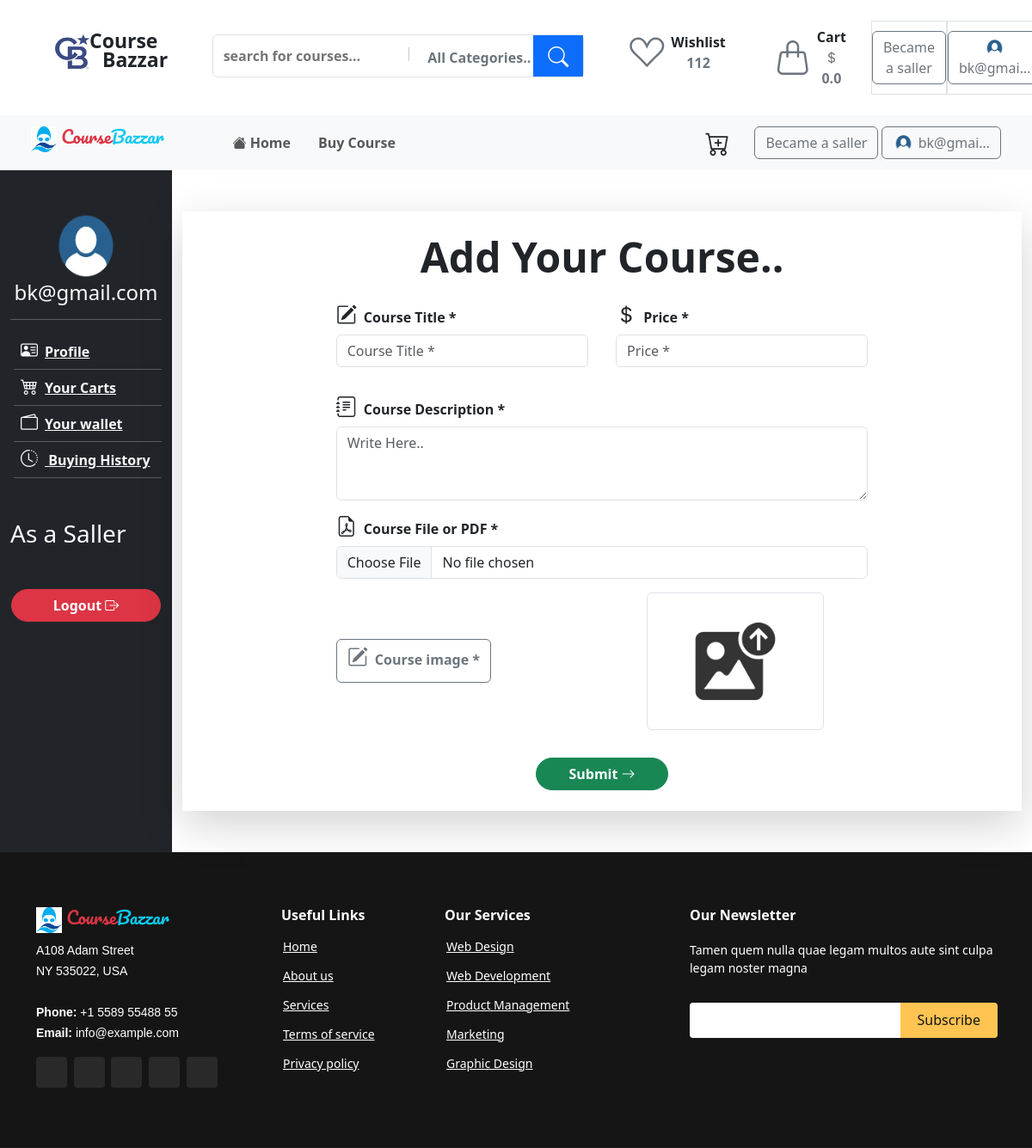
/customer/deshboard/addcourse/ (signed in), run on an earlier commit of the app's database.
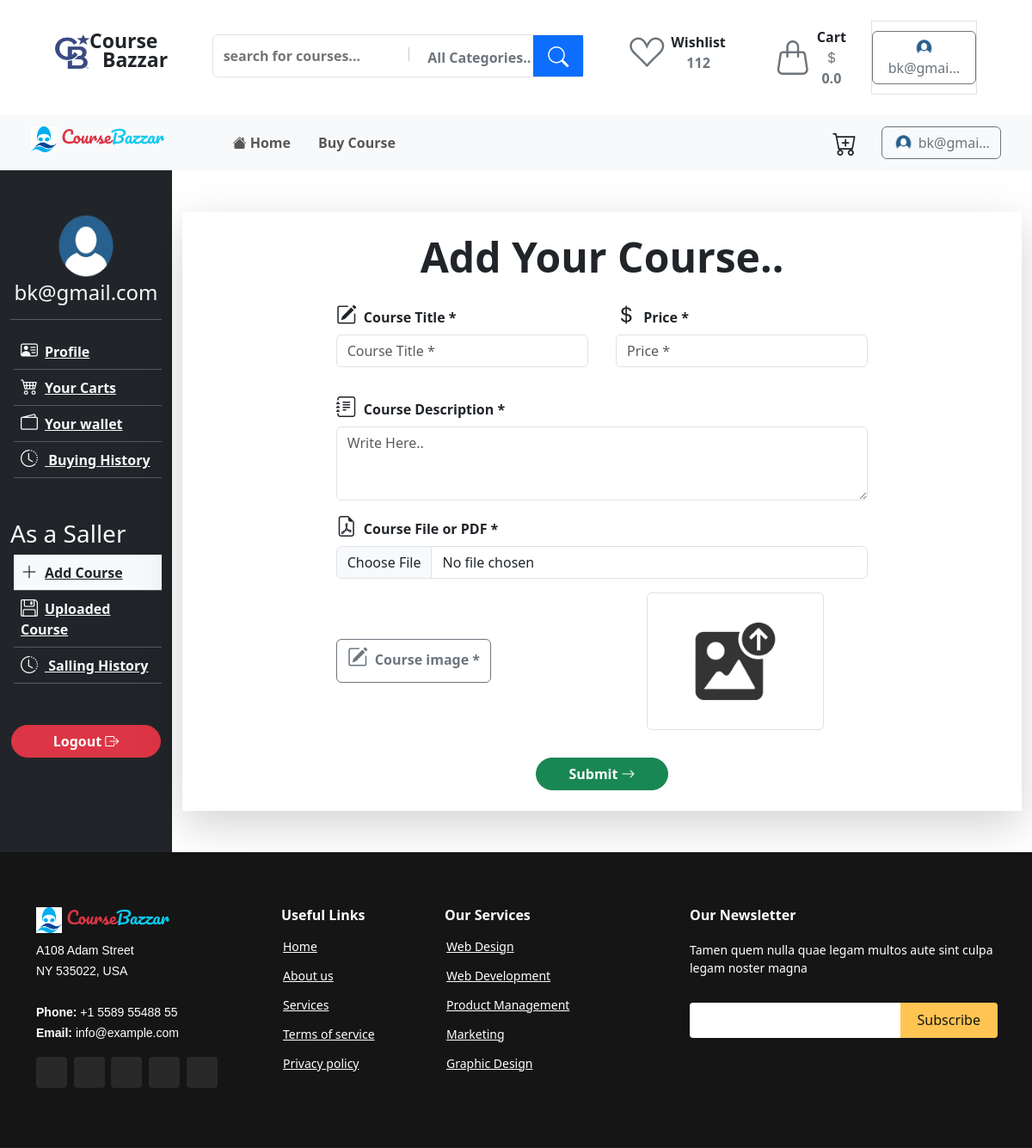
And on a later commit of the database.
### customer/views.py (the view, shortened to what this page needs)
# urls.py: path("customer/deshboard/addcourse/", customer_view.addcourse, name="addcourse"),
@login_required(login_url='login')
def addcourse(request):
    return render(request, 'addcourse.html')

### customer/profile_context.py (called while the page is built)
def profile_detail(request):
    user = request.user
    if user.username == "admin":
        customer = False
        return  {'customer':customer}
    if user.is_authenticated :
        customer = CustomUser.objects.get(id = user.id)
        cartcounter =  AddToCart.objects.filter(user_id = customer.id).count()
        carts =  AddToCart.objects.filter(user_id = customer.id)
        total_price = 0.00
        for cart in carts:
            total_price += cart.course.price
        print(total_price)
        context={
            'customer':customer,
            'cartcounter' : cartcounter,
            'total_price':total_price
        }
    else:
        context={
            'customer':False
        }
    return  context

### templates/addcourse.html (shortened to what the changed rows need)
{% extends "base.html" %} {% load static %} {% block body %}
<div class="container-fluid">
  <div class="row">
    <div class="col-2 bg-dark">
      {% include 'customerdeshboard_sidebar.html' with addcourse='bg-light  text-dark' %}
    </div>
    <div class="col-10">
      <div class="container p-4 shadow-lg my-5">
        <div class="row mb-3">
          <h1 class="display-5 fw-bold text-center">Add Your Course..</h1>
        </div>
      </div>
    </div>
  </div>
</div>
{% endblock body %}

### templates/header.html (shortened to what the changed rows need)
{% load static %}
<div class="container-fluid px-5">
  <div class="row px-3 py-4">
      <div class="col--lg5  col-sm-5  d-flex">
        {% if user.is_authenticated %}
        {% if not user.is_saller %}
       <div class="border d-flex  align-items-center ms-auto">
        <a href="{% url 'becamesaller' %}" class="text-decoration-none">
          <button class="btn btn-outline-secondary">
            Became a saller
          </button>
        </a>
       </div>
        {% endif %}
        {% endif %}
      </div>
  </div>
</div>
<nav class="navbar navbar-expand-lg bg-light px-4 py-1">
    <div class="container-fluid">
      <div class="collapse navbar-collapse" id="navbarSupportedContent">
       <div>
        {% if user.is_authenticated %}
        {% if not user.is_saller %}
        <a href="{% url 'becamesaller' %}" class="text-decoration-none">
          <button class="btn btn-outline-secondary">
            Became a saller
          </button>
        </a>
        {% endif %}
        {% endif %}
       </div>
      </div>
    </div>
  </nav>

### templates/customerdeshboard_sidebar.html (shortened to what this page needs)
{% load static %}
<div class="py-5">
  <div class="text-center">
    {% if customer.image.url %}
    <img
      src="{{ customer.image.url }}"
      alt
      style="height: 80px; width: 90px"
      class="rounded-circle"
    />
    {% endif %}
    <h4 class="text-light">{{user.email}}</h4>
    <hr class="text-light" />
  </div>
  <div class="text-start">
    <ul class="ps-1" type="none">
      <a
        href="{% url 'customerprofile' %}"
        class="fw-semibold text-light {{profile}} "
        ><li class="{{profile}} align-center p-2">
          <i
            class="bi bi-person-vcard fw-semibold h5 pe-2 text-light {{profile}}"
          ></i
          >Profile
        </li></a
      >
      <hr class="text-light m-0" />
      <a
        href="{% url 'customercart' %}"
        class="fw-semibold text-light {{customercart}} w-100"
        ><li class="align-center p-2 {{customercart}}">
          <i
            class="bi bi-cart4 fw-semibold text-light h5 pe-2 {{customercart}}"
          ></i
          >Your Carts
        </li></a
      >
      <hr class="text-light m-0" />
      <a
        href="{% url 'wallet' %}"
        class="fw-semibold text-light {{wallet}} w-100"
        ><li class="align-center p-2 {{wallet}}">
          <i class="bi bi-wallet2 fw-semibold text-light h5 pe-2 {{wallet}}"></i
          >Your wallet
        </li></a
      >
      <hr class="text-light m-0" />
      <a
        href="{% url 'history' %}"
        class="fw-semibold text-light {{history}} w-100"
        ><li class="align-center p-2 {{history}}">
          <i
            class="bi bi-clock-history fw-semibold text-light h5 pe-2 {{history}}"
          ></i>
         Buying History
        </li></a
      >
      <hr class="text-light m-0" />
    </ul>
    <h3 class="text-light mt-5">As a Saller</h3>
    {% if user.is_saller %}
    <ul class="ps-1" type="none">
      <a
        href="{% url 'addcourse' %}"
        class="fw-semibold text-light {{addcourse}} w-100"
        ><li class="align-center p-2 {{addcourse}}">
          <i
            class="bi bi-plus-lg fw-semibold text-light h5 pe-2 {{addcourse}}"
          ></i
          >Add Course
        </li></a
      >
      <hr class="text-light m-0" />
      <a
        href="{% url 'uploadedcourses' %}"
        class="fw-semibold text-light {{uploadedcourses}} w-100"
        ><li class="align-center p-2 {{uploadedcourses}}">
          <i
            class="bi bi-floppy fw-semibold text-light h5 pe-2 {{uploadedcourses}}"
          ></i
          >Uploaded Course
        </li></a
      >
      <hr class="text-light m-0" />
      <a
        href="{% url 'history' %}"
        class="fw-semibold text-light {{history}} w-100"
        ><li class="align-center p-2 {{history}}">
          <i
            class="bi bi-clock-history fw-semibold text-light h5 pe-2 {{history}}"
          ></i>
         Salling History
        </li></a
      >
      <hr class="text-light m-0" />
    </ul>
    {% endif %}
  </div>
  <div class="text-center mt-5">
    <a href="{% url 'customerlogout' %}">
      <button
        class="btn btn-danger fw-semibold rounded-pill px-5 w-auto align-middle"
      >
        Logout <i class="bi bi-box-arrow-right"></i>
      </button>
    </a>
  </div>
</div>

What changed in the data, as far as the page shows it:
changed CustomUser "bk@gmail.com": is_saller False → True (drawn)
Also different on the page:
text no longer shown: "Became a saller Became a saller"
text now shown: "Add Course Uploaded Course Salling History"
